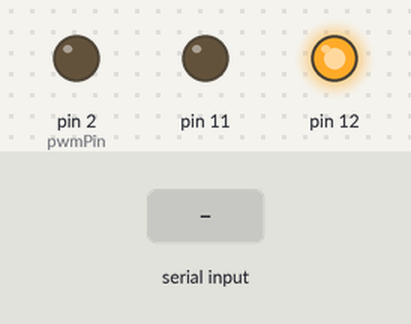
The sketch below on a simulated Arduino Mega 2560, built with avr-gcc and run on an emulated ATmega2560. On the bench: output pins drawn as LEDs (lit = HIGH). Inputs (shaded band) come from the test bench.

Above: at 1.2 s.
1.3 s: "s" received over Serial
At 2.3 s:
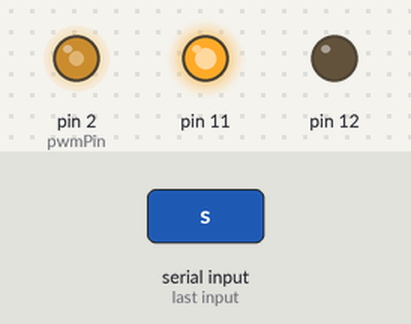
2.8 s: "1" received over Serial
At 4.0 s:
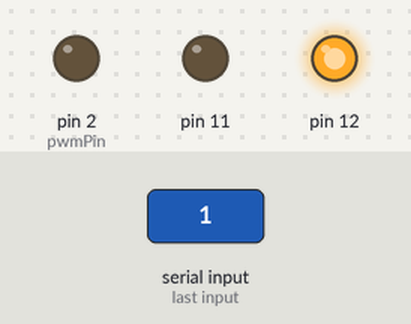
4.3 s: "s" received over Serial
At 5.8 s:
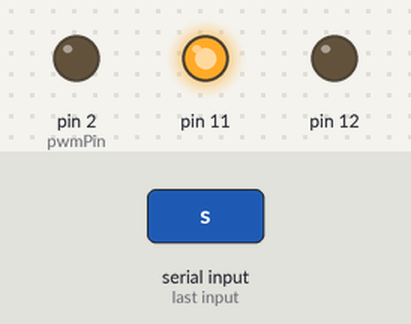
Timing chart, 0 to 13.3 s (numbered marks = the images above; inputs shaded):
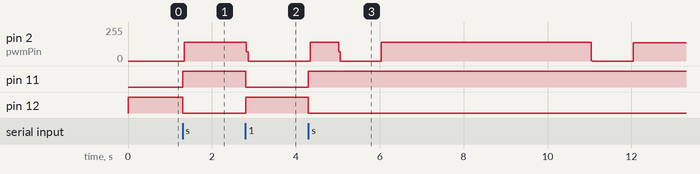

The sketch:

generate_PWM.ino
```cpp
/* generate_PWM.ino as of 5/2/2023
the following code is used in the Cal Poly EMPS Vibration Table senior project. this code is uploaded to the Arduino Mega
and interfaces the UI and vibration table.

inputs from UI:
start signal

outputs to vibe table:
vibration schedule

*/
// Pin number for PWM output
const int pwmPin = 2;

// Variables for timing
unsigned long previousMillis = 0; // Stores the previous time
unsigned long intervalOn = 5000; // Default interval for ON time in milliseconds (5 seconds)
unsigned long intervalOff = 1000; // Default interval for OFF time in milliseconds (2 seconds)
int dutyCycle = 90; // Default Duty cycle in percentage (80%)
boolean flagPWM = false;
char incomingChar;

// flag to start signal

// Function to generate PWM signal
void generatePWM(unsigned long onTime, unsigned long offTime, int duty) {
  unsigned long currentMillis = millis(); // Get the current time
  unsigned long elapsedMillis = currentMillis - previousMillis; // Calculate elapsed time since last update

  // Check if it's time to turn ON the PWM signal
  if (elapsedMillis <= onTime && !digitalRead(pwmPin)) {
    // Set PWM signal ON with specified duty cycle
    analogWrite(pwmPin, duty * 255 / 100); // Convert duty cycle percentage to PWM value
  }

  // Check if it's time to turn OFF the PWM signal
  if (elapsedMillis > onTime && digitalRead(pwmPin)) {
    // Set PWM signal OFF
    analogWrite(pwmPin, 0); // 0% duty cycle (fully OFF)
  }

  // Check if it's time to update the PWM timing
  if (elapsedMillis >= onTime + offTime) {
    // Update the previousMillis
    previousMillis = currentMillis;
    intervalOff = offTime; // this line is probably breaking functionality. check later
  }
}

// function to build schedules
void buildSchedule(int intensity, unsigned long totalDuration, unsigned long onTime, unsigned long offTime, int duty){
  //to do: call generatePWM()
}

// use this section for initializing code
void setup() {
  // Set the PWM pin as an OUTPUT
  pinMode(pwmPin, OUTPUT);
  pinMode(12,OUTPUT);
  pinMode(11,OUTPUT);
  Serial.begin(9600);

}

// this section loops indefinitely
void loop() {
  // check if the arduino is receiving serial data
  if (Serial.available() > 0) {
    // assign the serial data to a variable
    incomingChar = Serial.read();

    if (incomingChar == 's'){
        // Turn on PWM signaling
        flagPWM = true;
    }

    else {
        // Turn off the PWM signaling
        flagPWM = false;
    }

  }


  if (flagPWM) {
    generatePWM(intervalOn, intervalOff, dutyCycle);
    digitalWrite(11,HIGH);
    digitalWrite(12,LOW);
  }

  else if (flagPWM == false) {
    generatePWM(intervalOn, intervalOff, 0);
    digitalWrite(11,LOW);
    digitalWrite(12,HIGH);
  }


}
```

Measured:
- after the input at 1.3 s, pin 2 (pwmPin): 0/255 → 139/255 at once; pin 11: LOW → HIGH at once; pin 12: HIGH → LOW at once
- after the input at 2.8 s, pin 2 (pwmPin): 139/255 → 0/255 at once; pin 11: HIGH → LOW at once; pin 12: LOW → HIGH at once
- after the input at 4.3 s, pin 2 (pwmPin): 0/255 → 139/255 at once, → 0/255 0.68 s later, → 139/255 1.0 s later, → 0/255 5.0 s later, … (5 changes in this stretch); pin 11: LOW → HIGH at once; pin 12: HIGH → LOW at once
